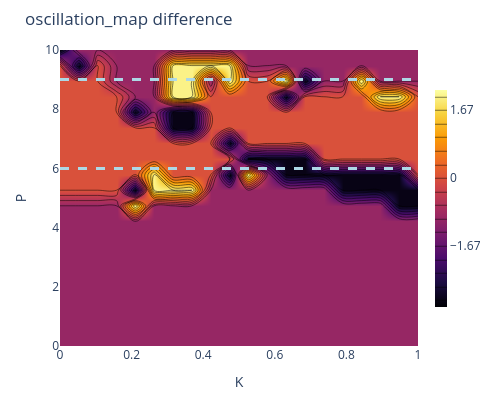
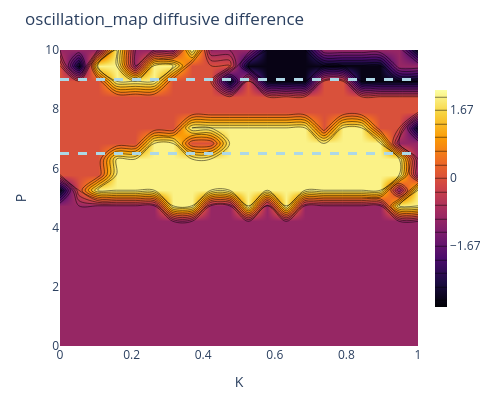
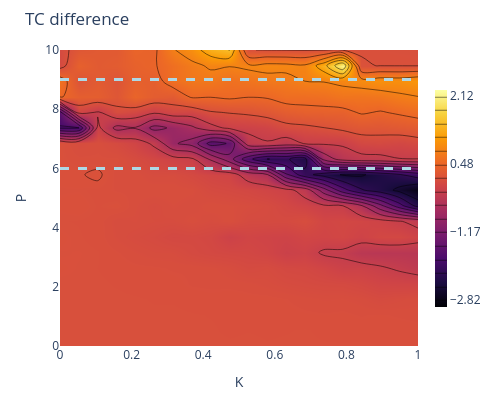
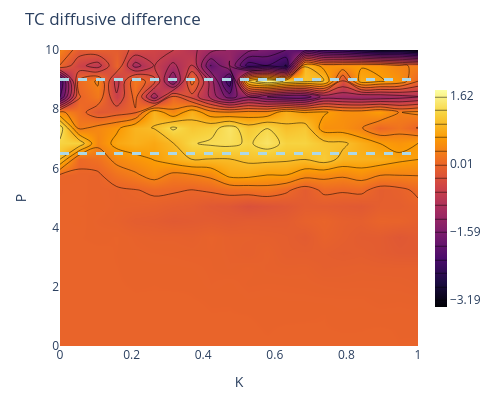

Here is the notebook cell these charts were saved with, in order:
### Code cell
metrics = ["oscillation_map","TC","DTC","cumulant","powercorr","skew","kurt"]
def normalize_z(M):
    return (M - np.nanmean(M)) / np.nanstd(M)


#def normalize_minmax(M):
#    return (M - np.nanmin(M)) / (np.nanmax(M) - np.nanmin(M))


diff = {}
diff_diffusive = {}

for m in metrics:
    
    if m == 'oscillation_map':
        pair_new = np.where(pairwise[m] == 0, -1, pairwise[m])
        coupling_new = np.where(couplin[m] == 0, -2, couplin[m])

        pair_diffusive_new = np.where(pairwise_diffusive[m] == 0, -1, pairwise_diffusive[m])
        coupling_diffusive_new = np.where(couplin_diffusive[m] == 0, -2, couplin_diffusive[m])
        
        diff[m] = coupling_new - pair_new
        diff_diffusive[m] = coupling_diffusive_new - pair_diffusive_new
        plot_metrics_contour(diff[m] , pairwise["P"], pairwise["K3"], title=f"{m} difference",horizontal_lines=True,P1=6,P2=9)
        plot_metrics_contour(diff_diffusive[m] , pairwise["P"], pairwise["K3"], title=f"{m} diffusive difference",horizontal_lines=True,P1=6.5,P2=9)

    else:
        pair = normalize_z(pairwise[m])
        coup = normalize_z(couplin[m])

        pair_d = normalize_z(pairwise_diffusive[m])
        coup_d = normalize_z(couplin_diffusive[m])

        diff[m] = coup - pair
        diff_diffusive[m] = coup_d - pair_d


        plot_metrics_contour(diff[m] , pairwise["P"], pairwise["K3"], title=f"{m} difference",horizontal_lines=True,P1=6,P2=9)
        plot_metrics_contour(diff_diffusive[m] , pairwise["P"], pairwise["K3"], title=f"{m} diffusive difference",horizontal_lines=True,P1=6.5,P2=9)

### Figure 1 — Plotly figure (JSON) as saved in the notebook; plotly's stock layout.template omitted (floating-point values rounded to 4 significant figures; data arrays with more than 128 entries replaced by an {"elided": "..."} marker saying what was removed)
{"data": [{"colorbar": {"len": 0.8, "thickness": 12}, "colorscale": [[0, "#000004"], [0.1111, "#1b0c41"], [0.2222, "#4a0c6b"], [0.3333, "#781c6d"], [0.4444, "#a52c60"], [0.5556, "#cf4446"], [0.6667, "#ed6925"], [0.7778, "#fb9b06"], [0.8889, "#f7d13d"], [1, "#fcffa4"]], "contours": {"coloring": "heatmap", "end": 2, "showlines": true, "size": 0.3333, "start": -3}, "type": "contour", "x": [0.0, 0.05263, 0.1053, 0.1579, 0.2105, 0.2632, 0.3158, 0.3684, 0.4211, 0.4737, 0.5263, 0.5789, 0.6316, 0.6842, 0.7368, 0.7895, 0.8421, 0.8947, 0.9474, 1.0], "y": [0.0, 0.5263, 1.053, 1.579, 2.105, 2.632, 3.158, 3.684, 4.211, 4.737, 5.263, 5.789, 6.316, 6.842, 7.368, 7.895, 8.421, 8.947, 9.474, 10.0], "z": {"elided": "20x20 int values"}}], "layout": {"height": 400, "margin": {"b": 50, "l": 60, "r": 40, "t": 50}, "shapes": [{"line": {"color": "lightblue", "dash": "dash", "width": 3}, "type": "line", "x0": 0, "x1": 1, "xref": "x domain", "y0": 6, "y1": 6, "yref": "y"}, {"line": {"color": "lightblue", "dash": "dash", "width": 3}, "type": "line", "x0": 0, "x1": 1, "xref": "x domain", "y0": 9, "y1": 9, "yref": "y"}], "title": {"text": "oscillation_map difference"}, "width": 500, "xaxis": {"title": {"text": "K"}}, "yaxis": {"title": {"text": "P"}}}}

### Figure 2 — Plotly figure (JSON) as saved in the notebook; plotly's stock layout.template omitted (floating-point values rounded to 4 significant figures; data arrays with more than 128 entries replaced by an {"elided": "..."} marker saying what was removed)
{"data": [{"colorbar": {"len": 0.8, "thickness": 12}, "colorscale": [[0, "#000004"], [0.1111, "#1b0c41"], [0.2222, "#4a0c6b"], [0.3333, "#781c6d"], [0.4444, "#a52c60"], [0.5556, "#cf4446"], [0.6667, "#ed6925"], [0.7778, "#fb9b06"], [0.8889, "#f7d13d"], [1, "#fcffa4"]], "contours": {"coloring": "heatmap", "end": 2, "showlines": true, "size": 0.3333, "start": -3}, "type": "contour", "x": [0.0, 0.05263, 0.1053, 0.1579, 0.2105, 0.2632, 0.3158, 0.3684, 0.4211, 0.4737, 0.5263, 0.5789, 0.6316, 0.6842, 0.7368, 0.7895, 0.8421, 0.8947, 0.9474, 1.0], "y": [0.0, 0.5263, 1.053, 1.579, 2.105, 2.632, 3.158, 3.684, 4.211, 4.737, 5.263, 5.789, 6.316, 6.842, 7.368, 7.895, 8.421, 8.947, 9.474, 10.0], "z": {"elided": "20x20 int values"}}], "layout": {"height": 400, "margin": {"b": 50, "l": 60, "r": 40, "t": 50}, "shapes": [{"line": {"color": "lightblue", "dash": "dash", "width": 3}, "type": "line", "x0": 0, "x1": 1, "xref": "x domain", "y0": 6.5, "y1": 6.5, "yref": "y"}, {"line": {"color": "lightblue", "dash": "dash", "width": 3}, "type": "line", "x0": 0, "x1": 1, "xref": "x domain", "y0": 9, "y1": 9, "yref": "y"}], "title": {"text": "oscillation_map diffusive difference"}, "width": 500, "xaxis": {"title": {"text": "K"}}, "yaxis": {"title": {"text": "P"}}}}

### Figure 3 — Plotly figure (JSON) as saved in the notebook; plotly's stock layout.template omitted (floating-point values rounded to 4 significant figures; data arrays with more than 128 entries replaced by an {"elided": "..."} marker saying what was removed)
{"data": [{"colorbar": {"len": 0.8, "thickness": 12}, "colorscale": [[0, "#000004"], [0.1111, "#1b0c41"], [0.2222, "#4a0c6b"], [0.3333, "#781c6d"], [0.4444, "#a52c60"], [0.5556, "#cf4446"], [0.6667, "#ed6925"], [0.7778, "#fb9b06"], [0.8889, "#f7d13d"], [1, "#fcffa4"]], "contours": {"coloring": "heatmap", "end": 2.125, "showlines": true, "size": 0.3294, "start": -2.817}, "type": "contour", "x": [0.0, 0.05263, 0.1053, 0.1579, 0.2105, 0.2632, 0.3158, 0.3684, 0.4211, 0.4737, 0.5263, 0.5789, 0.6316, 0.6842, 0.7368, 0.7895, 0.8421, 0.8947, 0.9474, 1.0], "y": [0.0, 0.5263, 1.053, 1.579, 2.105, 2.632, 3.158, 3.684, 4.211, 4.737, 5.263, 5.789, 6.316, 6.842, 7.368, 7.895, 8.421, 8.947, 9.474, 10.0], "z": {"elided": "20x20 float values"}}], "layout": {"height": 400, "margin": {"b": 50, "l": 60, "r": 40, "t": 50}, "shapes": [{"line": {"color": "lightblue", "dash": "dash", "width": 3}, "type": "line", "x0": 0, "x1": 1, "xref": "x domain", "y0": 6, "y1": 6, "yref": "y"}, {"line": {"color": "lightblue", "dash": "dash", "width": 3}, "type": "line", "x0": 0, "x1": 1, "xref": "x domain", "y0": 9, "y1": 9, "yref": "y"}], "title": {"text": "TC difference"}, "width": 500, "xaxis": {"title": {"text": "K"}}, "yaxis": {"title": {"text": "P"}}}}

### Figure 4 — Plotly figure (JSON) as saved in the notebook; plotly's stock layout.template omitted (floating-point values rounded to 4 significant figures; data arrays with more than 128 entries replaced by an {"elided": "..."} marker saying what was removed)
{"data": [{"colorbar": {"len": 0.8, "thickness": 12}, "colorscale": [[0, "#000004"], [0.1111, "#1b0c41"], [0.2222, "#4a0c6b"], [0.3333, "#781c6d"], [0.4444, "#a52c60"], [0.5556, "#cf4446"], [0.6667, "#ed6925"], [0.7778, "#fb9b06"], [0.8889, "#f7d13d"], [1, "#fcffa4"]], "contours": {"coloring": "heatmap", "end": 1.616, "showlines": true, "size": 0.3202, "start": -3.187}, "type": "contour", "x": [0.0, 0.05263, 0.1053, 0.1579, 0.2105, 0.2632, 0.3158, 0.3684, 0.4211, 0.4737, 0.5263, 0.5789, 0.6316, 0.6842, 0.7368, 0.7895, 0.8421, 0.8947, 0.9474, 1.0], "y": [0.0, 0.5263, 1.053, 1.579, 2.105, 2.632, 3.158, 3.684, 4.211, 4.737, 5.263, 5.789, 6.316, 6.842, 7.368, 7.895, 8.421, 8.947, 9.474, 10.0], "z": {"elided": "20x20 float values"}}], "layout": {"height": 400, "margin": {"b": 50, "l": 60, "r": 40, "t": 50}, "shapes": [{"line": {"color": "lightblue", "dash": "dash", "width": 3}, "type": "line", "x0": 0, "x1": 1, "xref": "x domain", "y0": 6.5, "y1": 6.5, "yref": "y"}, {"line": {"color": "lightblue", "dash": "dash", "width": 3}, "type": "line", "x0": 0, "x1": 1, "xref": "x domain", "y0": 9, "y1": 9, "yref": "y"}], "title": {"text": "TC diffusive difference"}, "width": 500, "xaxis": {"title": {"text": "K"}}, "yaxis": {"title": {"text": "P"}}}}
